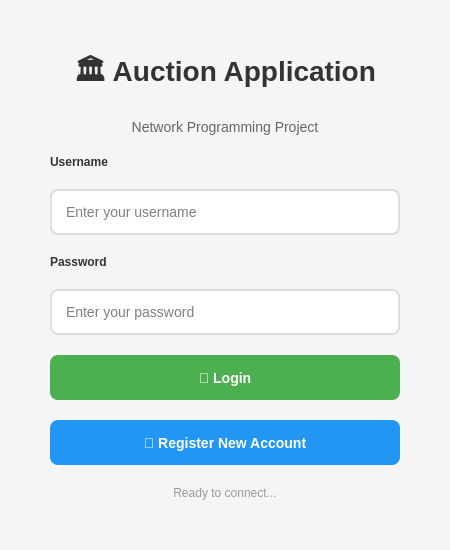
<?xml version="1.0" encoding="UTF-8"?>
<ui version="4.0">
 <class>LoginWindow</class>
 <widget class="QWidget" name="LoginWindow">
  <property name="geometry">
   <rect>
    <x>0</x>
    <y>0</y>
    <width>450</width>
    <height>550</height>
   </rect>
  </property>
  <property name="windowTitle">
   <string>Auction Application - Login</string>
  </property>
  <property name="styleSheet">
   <string notr="true">QWidget {
    background-color: #f5f5f5;
}

QLineEdit {
    padding: 12px;
    border: 2px solid #ddd;
    border-radius: 8px;
    font-size: 14px;
    background-color: white;
}

QLineEdit:focus {
    border: 2px solid #4CAF50;
}

QPushButton {
    padding: 12px;
    border-radius: 8px;
    font-size: 14px;
    font-weight: bold;
    color: white;
}

QPushButton#loginButton {
    background-color: #4CAF50;
}

QPushButton#loginButton:hover {
    background-color: #45a049;
}

QPushButton#registerButton {
    background-color: #2196F3;
}

QPushButton#registerButton:hover {
    background-color: #0b7dda;
}

QLabel#titleLabel {
    font-size: 28px;
    font-weight: bold;
    color: #333;
}

QLabel#subtitleLabel {
    font-size: 14px;
    color: #666;
}</string>
  </property>
  <layout class="QVBoxLayout" name="verticalLayout">
   <property name="spacing">
    <number>20</number>
   </property>
   <property name="leftMargin">
    <number>50</number>
   </property>
   <property name="topMargin">
    <number>50</number>
   </property>
   <property name="rightMargin">
    <number>50</number>
   </property>
   <property name="bottomMargin">
    <number>50</number>
   </property>
   <item>
    <spacer name="topSpacer">
     <property name="orientation">
      <enum>Qt::Vertical</enum>
     </property>
     <property name="sizeHint" stdset="0">
      <size>
       <width>20</width>
       <height>40</height>
      </size>
     </property>
    </spacer>
   </item>
   <item>
    <widget class="QLabel" name="titleLabel">
     <property name="text">
      <string>🏛️ Auction Application</string>
     </property>
     <property name="alignment">
      <set>Qt::AlignCenter</set>
     </property>
    </widget>
   </item>
   <item>
    <widget class="QLabel" name="subtitleLabel">
     <property name="text">
      <string>Network Programming Project</string>
     </property>
     <property name="alignment">
      <set>Qt::AlignCenter</set>
     </property>
    </widget>
   </item>
   <item>
    <spacer name="titleSpacer">
     <property name="orientation">
      <enum>Qt::Vertical</enum>
     </property>
     <property name="sizeHint" stdset="0">
      <size>
       <width>20</width>
       <height>30</height>
      </size>
     </property>
    </spacer>
   </item>
   <item>
    <widget class="QLabel" name="usernameLabel">
     <property name="text">
      <string>Username</string>
     </property>
     <property name="styleSheet">
      <string notr="true">font-weight: bold; color: #333;</string>
     </property>
    </widget>
   </item>
   <item>
    <widget class="QLineEdit" name="usernameEdit">
     <property name="placeholderText">
      <string>Enter your username</string>
     </property>
    </widget>
   </item>
   <item>
    <widget class="QLabel" name="passwordLabel">
     <property name="text">
      <string>Password</string>
     </property>
     <property name="styleSheet">
      <string notr="true">font-weight: bold; color: #333;</string>
     </property>
    </widget>
   </item>
   <item>
    <widget class="QLineEdit" name="passwordEdit">
     <property name="echoMode">
      <enum>QLineEdit::Password</enum>
     </property>
     <property name="placeholderText">
      <string>Enter your password</string>
     </property>
    </widget>
   </item>
   <item>
    <spacer name="fieldSpacer">
     <property name="orientation">
      <enum>Qt::Vertical</enum>
     </property>
     <property name="sizeHint" stdset="0">
      <size>
       <width>20</width>
       <height>20</height>
      </size>
     </property>
    </spacer>
   </item>
   <item>
    <widget class="QPushButton" name="loginButton">
     <property name="minimumSize">
      <size>
       <width>0</width>
       <height>45</height>
      </size>
     </property>
     <property name="text">
      <string>🔐 Login</string>
     </property>
    </widget>
   </item>
   <item>
    <widget class="QPushButton" name="registerButton">
     <property name="minimumSize">
      <size>
       <width>0</width>
       <height>45</height>
      </size>
     </property>
     <property name="text">
      <string>📝 Register New Account</string>
     </property>
    </widget>
   </item>
   <item>
    <spacer name="bottomSpacer">
     <property name="orientation">
      <enum>Qt::Vertical</enum>
     </property>
     <property name="sizeHint" stdset="0">
      <size>
       <width>20</width>
       <height>40</height>
      </size>
     </property>
    </spacer>
   </item>
   <item>
    <widget class="QLabel" name="statusLabel">
     <property name="text">
      <string>Ready to connect...</string>
     </property>
     <property name="alignment">
      <set>Qt::AlignCenter</set>
     </property>
     <property name="styleSheet">
      <string notr="true">color: #999; font-size: 12px;</string>
     </property>
    </widget>
   </item>
  </layout>
 </widget>
 <resources/>
 <connections/>
</ui>
